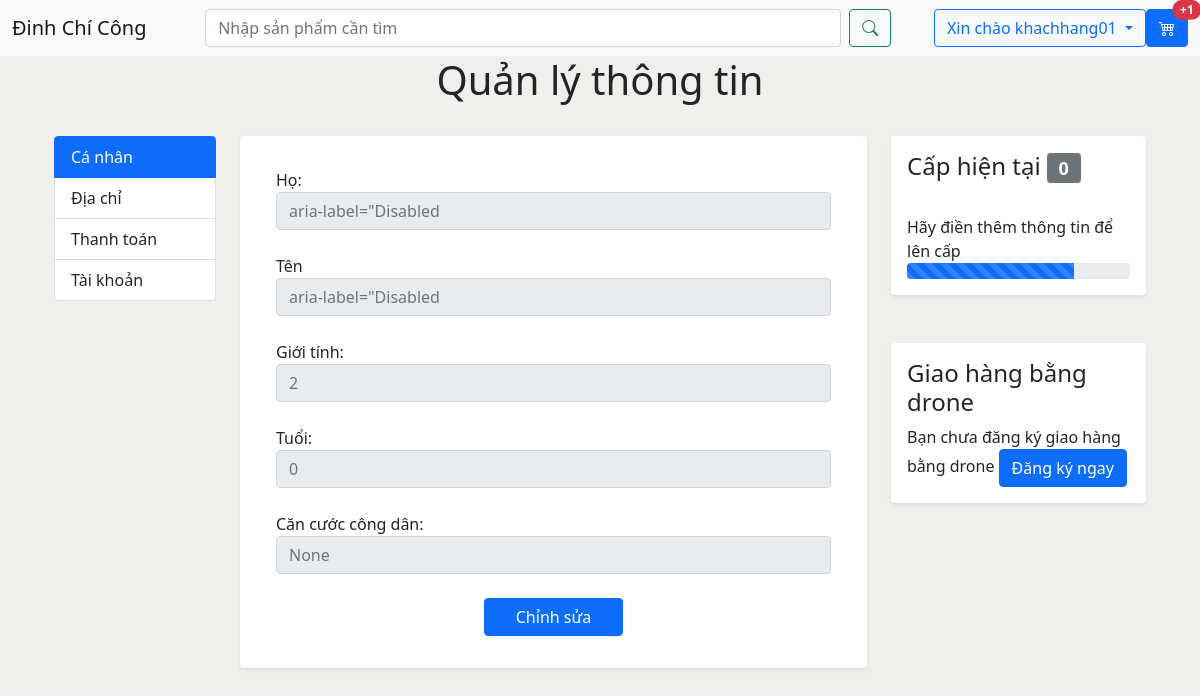
/info/infomation/ (signed in), run on the app's committed database.
### authentication/models.py (models this page shows)
class CustomUser(AbstractUser):
    num_level = ((0, "Cơ bản"), (1, "Xác thực"), (2, "Vip"))
    level = models.IntegerField (choices=num_level, default=0)
    id_card = models. IntegerField (null=True)
    phone = models. IntegerField (null=True)
    age = models. IntegerField (default=0)
    sex_choice = ((0, "Nữ"), (1, "nam"), (2, "không xác định"))
    sex = models.IntegerField (choices=sex_choice, default=2)
    address = models.CharField (default='', max_length=255)

### authentication/views.py (the view)
# urls.py: path('infomation/', views.infomation, name = 'infomation'),
def infomation(request):
    return render(request, 'infomation.html')

### authentication/templates/infomation.html (shortened to what this page needs)
{% extends "pages/base.html" %}
{% block content %}
<center>
    <h1>Quản lý thông tin</h1>
</center>
<br>
<div class="container-fluid">
    <div class="row">
      <div class="col-2">
        <div class="list-group" id="list-tab" role="tablist">
          <a class="list-group-item list-group-item-action active" id="list-home-list" data-bs-toggle="list" href="#list-home" role="tab" aria-controls="list-home">Cá nhân</a>
          <a class="list-group-item list-group-item-action" id="list-profile-list" data-bs-toggle="list" href="#list-profile" role="tab" aria-controls="list-profile">Địa chỉ</a>
          <a class="list-group-item list-group-item-action" id="list-messages-list" data-bs-toggle="list" href="#list-messages" role="tab" aria-controls="list-messages">Thanh toán</a>
          <a class="list-group-item list-group-item-action" id="list-settings-list" data-bs-toggle="list" href="#list-settings" role="tab" aria-controls="list-settings">Tài khoản</a>
        </div>
      </div>
      <div class="col-7">
        <div class="tab-content" id="nav-tabContent">
          <div class="tab-pane fade show active" id="list-home" role="tabpanel" aria-labelledby="list-home-list">
                <div class="shadow-sm p-3 mb-5 bg-body rounded">
                        <div class="accordion-body">
                            Họ:
                            <input class="form-control" type="text" placeholder={{user.first_name}} aria-label="Disabled input example" disabled>
                            <br>
                            Tên
                            <input class="form-control" type="text" placeholder={{user.last_name}} aria-label="Disabled input example" disabled>
                          <br>
                          Giới tính:
                            <input class="form-control" type="text" placeholder={{user.sex}} aria-label="Disabled input example" disabled>
                          <br>
                          Tuổi:
                            <input class="form-control" type="text" placeholder={{user.age}} aria-label="Disabled input example" disabled>
                          <br>
                          Căn cước công dân:
                            <input class="form-control" type="text" placeholder={{user.id_card}} aria-label="Disabled input example" disabled>
                          <br>
                          <div class="d-grid gap-2 col-3 mx-auto">
                            <a class="btn btn-primary" role="button">Chỉnh sửa</a>
                          </div>
                        </div>
                </div>
          </div>
        </div>
      </div>
        <div class="col-sm-3">
            <div class="shadow-sm p-3 mb-5 bg-body rounded">
                <h4>Cấp hiện tại  <span class="badge bg-secondary">{{user.level}}</span></h4>
                <br>
                Hãy điền thêm thông tin để lên cấp
                <div class="progress">
                  <div class="progress-bar progress-bar-striped progress-bar-animated" role="progressbar" aria-valuenow="50" aria-valuemin="0" aria-valuemax="100" style="width: 75%"></div>
                </div>
            </div>
           <div class="shadow-sm p-3 mb-5 bg-body rounded">
               <h4>Giao hàng bằng drone </h4>
                      {% if user.level == 2 %}
                        Bạn đã đăng ký giao hàng bằng drone
                        <button type="button" class="btn btn-warning"> Hủy đăng ký </button>
                      {% else %}
                        Bạn chưa đăng ký giao hàng bằng drone
                        <a class="btn btn-primary" href="{% url 'drone_delivery' %}">Đăng ký ngay</a>
                      {% endif %}
            </div>
        </div>
    </div>
</div>
{% endblock %}

### home/templates/pages/base.html (shortened to what this page needs)
<!doctype html>
<html lang="en">
<head>
    <link rel="stylesheet" href="https://cdn.jsdelivr.net/npm/bootstrap-icons@1.5.0/font/bootstrap-icons.css">
    {% load static %}
    <link href="https://cdn.jsdelivr.net/npm/bootstrap@5.1.3/dist/css/bootstrap.min.css" rel="stylesheet">
</head>
<body>
    <nav class="navbar sticky-top navbar-expand-lg navbar-light bg-light">
        <div class="container-fluid">
            <a class="navbar-brand" href="/">
                Đinh Chí Công
            </a>
             <div class="navbar-search search col-sm-7 col-xs-11">
                  <form class="d-flex" action="/search" method="get">
                      <input class="form-control me-2" type="search" placeholder="Nhập sản phẩm cần tìm" name="query" id="query">
                      <button class="btn btn-outline-success" type="submit">
                            <i class="bi bi-search"></i>
                      </button>
                  </form>
                </div>
            <div class="nav justify-content-end" id="navbarScroll">
                {% if user.username %}
                    <div class="dropdown">
                        <button class="btn btn-outline-primary dropdown-toggle" type="button" id="dropdownMenuButton2" data-bs-toggle="dropdown" aria-expanded="false">
                            Xin chào {{user.username}}
                        </button>
                    </div>
                {% endif %}
                <button type="button" class="btn btn-primary position-relative">
                  <i class="bi bi-cart4"></i>
                  <span class="position-absolute top-0 start-100 translate-middle badge rounded-pill bg-danger">
                    +1
                  </span>
                </button>
            </div>
        </div>
    </nav>
    <div class="container">
        {% block content %}
        {% endblock %}
    </div>
</body>
</html>

### home/templates/pages/base.html (style rules this page uses)
html, body { height: 100%; background-color: #f0efeb }

### data on the page
CustomUser: username "khachhang01", sex "2", age "0", id_card "None", level "0"
